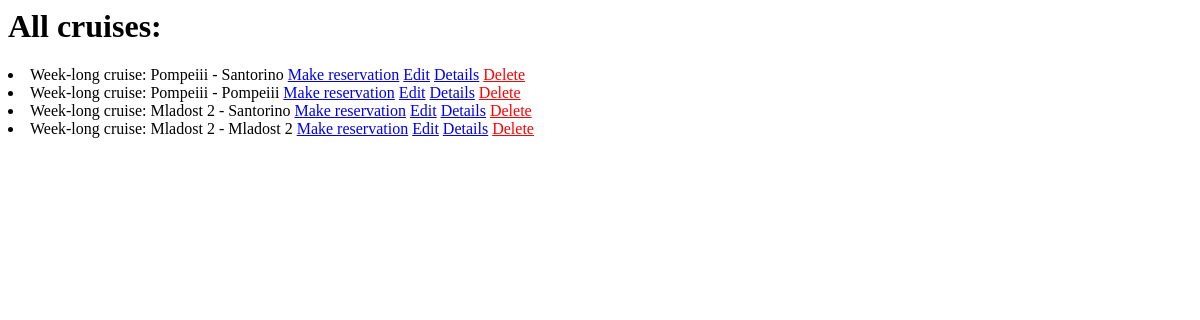
/cuise/list/, run on an earlier commit of the app's database.
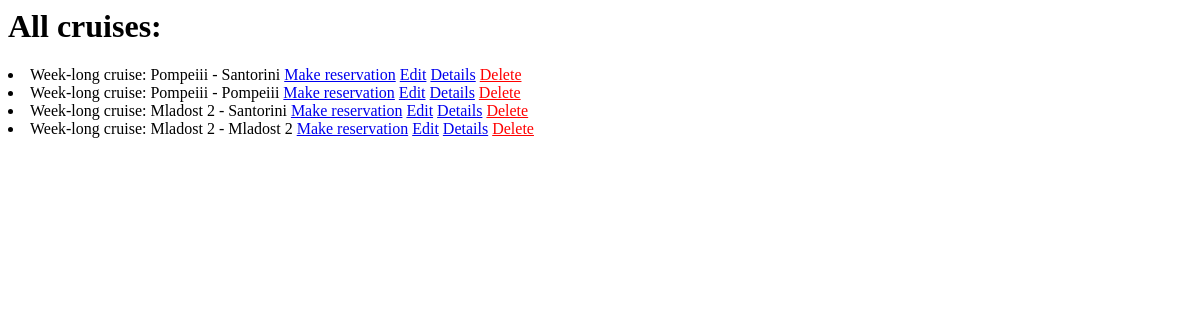
And on a later commit of the database.
### main/models.py (models this page shows)
class Cruise(models.Model):
    CRUISE_TYPES = [
        ("Week-long", "Week-long"),
        ("Day-long", "Day-long")
    ]
    from_location = models.ForeignKey(CruiseLocation, related_name="from-location+", on_delete=models.CASCADE)
    to_location = models.ForeignKey(CruiseLocation, related_name="to-location+", on_delete=models.CASCADE)
    type = models.CharField(
        max_length=9,
        choices=CRUISE_TYPES
    )
    captain_name = models.ForeignKey(Captain, on_delete=models.CASCADE)
    departure_date_time = models.DateTimeField()
    econ_total_capacity = models.IntegerField()
    business_total_capacity = models.IntegerField()
    image_main = models.URLField(default='https://images.pexels.com/photos/813011/pexels-photo-813011.jpeg')
    image_1 = models.URLField(default='https://media.istockphoto.com/id/458115989/photo/cruise-ship-in-caribbean-sea.jpg?s=612x612&w=0&k=20&c=wMweujKOnZOpihjorKHEdgqI-LDMJkLF-LpV_FhtUWE=')
    image_2 = models.URLField(default='https://media.istockphoto.com/id/1222173565/photo/cruise-ship-msc-seaside-at-cozumel-island-mexico.jpg?s=612x612&w=0&k=20&c=2w3dQqb196mclsS-oMbFEgYl3r7jgQZFgvKYdASUEMs=')
    image_3 = models.URLField(default='https://media.istockphoto.com/id/516463721/photo/3d-cruise-ship-in-beautiful-ocean-with-blue-sky.jpg?s=612x612&w=0&k=20&c=97aWdauUuFSZwMXZ6Ky4TZDuxg9vhjDb98wFj0vwL3s=')
    image_4 = models.URLField(default='https://media.istockphoto.com/id/1155311911/photo/luxury-cruise-ship-sailing-from-the-port-at-sunrise-across-the-ocean-beautiful-summer.jpg?s=612x612&w=0&k=20&c=im3OvbdWWN-vdwcVcSFMGKpmpbB97Elj5Nva8UXJlmA=')
    def __str__(self):
        return f'{self.type} cruise: {self.from_location} - {self.to_location}'

class CruiseLocation(models.Model):
    name = models.CharField(null=True, blank=True, max_length=15)
    image = models.URLField(default='https://www.planetware.com/wpimages/2021/10/best-tropical-vacations-mauritius-aerial.jpg')
    description = models.TextField(null=True, blank=True)
    def __str__(self):
        return self.name

### main/views_dir/cruise.py (the view)
# urls.py: path("list/", CruiseListView.as_view(), name="cruise_list"),
class CruiseListView(ListView):
    model = Cruise
    template_name = "./cruise_views/cruise_list.html"
    context_object_name = 'cruises'

### templates/cruise_views/cruise_list.html
<h1>All cruises:</h1>
{% for cruise in cruises %}
<li> {{ cruise }}
    <a href="{% url 'reserve' cruise.id %}">Make reservation</a>
    <a href="{% url 'cruise_edit' cruise.id %}">Edit</a>
    <a href="{% url 'cruise_details' cruise.id %}">Details</a>
    <a style="color: red;" href="{% url 'cruise_delete' cruise.id %}">Delete</a> </li>
{% endfor %}

What changed in the data, as far as the page shows it:
changed Cruise: type+from_location+to_location "Week-long cruise: Pompeiii - Santorino" → "Week-long cruise: Pompeiii - Santorini"
changed Cruise: type+from_location+to_location "Week-long cruise: Mladost 2 - Santorino" → "Week-long cruise: Mladost 2 - Santorini"
